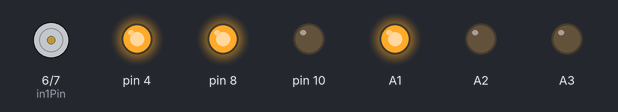
Bench run of a sketch on a simulated Arduino Uno, built with avr-gcc and run on an emulated ATmega328P. Shown: motor-driver pin pairs drawn as motors (green arrow = first pin HIGH = forward, orange = second pin HIGH = backward, longer = more drive, scaled by the enable pin), output pins drawn as LEDs (lit = HIGH).

Above: at 0.7 s.
At 4.7 s:
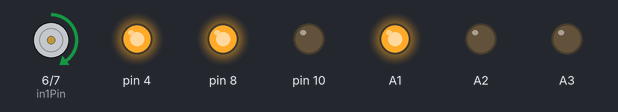
At 7.7 s:
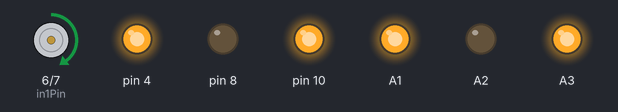
At 19.3 s:
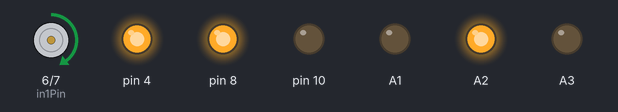
At 24.0 s:
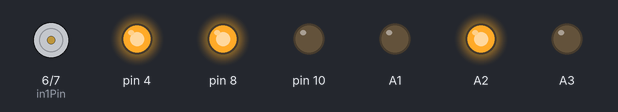
At 29.6 s:
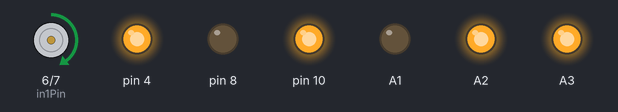
Timing chart, 0 to 40.0 s (numbered marks = the images above):
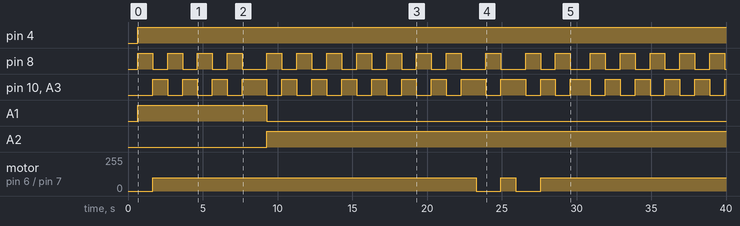

Measured:
- by itself, pin 4: LOW → HIGH at 0.65 s
- by itself, pin 8: LOW → HIGH at 0.65 s, → LOW 1.0 s later, → HIGH 1.0 s later, → LOW 1.0 s later, … (38 changes in this stretch)
- by itself, pin 10, A3: LOW → HIGH at 1.6 s, → LOW 1.0 s later, → HIGH 1.0 s later, → LOW 1.0 s later, … (37 changes in this stretch)
- by itself, A1: HIGH → LOW at 9.3 s
- by itself, A2: LOW → HIGH at 9.3 s
- by itself, motor on pin 6 (in1Pin) / pin 7 (in2Pin): goes forward 100/255 21.6 s, stopped 1.6 s, forward 100/255 1.0 s, stopped 1.6 s, then forward 100/255

The sketch:

StandDemoNoInteractionNeeded.ino
```cpp
 #include <NewPing.h>
#include <Wire.h>
#include "Adafruit_TCS34725.h"
#include <IRremote.h>

#define enablePin 5
#define in1Pin 6
#define in2Pin 7

#define TRIGGER_PIN  12  // Arduino pin tied to trigger pin on the ultrasonic sensor.
#define ECHO_PIN     11  // Arduino pin tied to echo pin on the ultrasonic sensor.
#define MAX_DISTANCE 200 // Maximum distance we want to ping for (in centimeters). Maximum sensor distance is rated at 400-500cm.
NewPing sonar(TRIGGER_PIN, ECHO_PIN, MAX_DISTANCE); // NewPing setup of pins and maximum distance.
Adafruit_TCS34725 tcs = Adafruit_TCS34725(TCS34725_INTEGRATIONTIME_700MS, TCS34725_GAIN_1X);

int count = 0;
#define MINUTE 30
#define DEBUG 1

#define HDELTA 0.05

// 32 bit NEC IR remote control
#define IR_ON 0xF7C03F
#define IR_OFF 0xF740BF
#define IR_RED 0xF720DF
#define IR_GREEN 0xF7A05F
#define IR_BLUE 0xF7609F
#define IR_WHITE 0xF7E01F
#define IR_FADE 0xF7C837
#define IR_SMOOTH 0xF7E817
#define IR_STROBE 0xF7D02F
#define IR_FLASH 0xF7D02F
IRsend irsend;

// the setup function runs once when you press reset or power the board
void setup() {
  // initialize digital pin 13 as an output.
  pinMode(8, OUTPUT);
  pinMode(A3, OUTPUT);
  pinMode(10, OUTPUT);
  pinMode(4, OUTPUT);
  pinMode(5, OUTPUT);
  pinMode(6, OUTPUT);
  pinMode(7, OUTPUT);
  pinMode(A1, OUTPUT);
  pinMode(A2, OUTPUT);

  digitalWrite(10, LOW);
  digitalWrite(8, LOW);
  digitalWrite(A3,  LOW);
  digitalWrite(4, LOW);
  setLamp(HIGH);
  count = 0;

  Serial.begin(9600);
  /*
  if (tcs.begin()) {
    digitalWrite(8, HIGH);
    //Serial.println("Found sensor");
  } else {
    digitalWrite(8, HIGH);
    digitalWrite(A3,  HIGH);
    //Serial.println("No TCS34725 found ... check your connections");
    while (1);
  }*/
}

// the loop function runs over and over again forever
void loop() {
  if (count > MINUTE){
    count = 0;
  } else if (count > 3 && count < 5) {
    setLamp(LOW);
    digitalWrite(4, LOW);
    setMotor(100, false);
  } else if (count > 10 && count < 13) {
    setMotor(0, false);
    sendIR(IR_ON);
    sendIR(IR_RED);
  } else if (count > 13 && count < 15) {
    sendIR(IR_OFF);
  } else if (count > 25) {
    setLamp(HIGH);
  }
  digitalWrite(4, HIGH);

  //analogWrite(enablePin, 0);
  digitalWrite(8, HIGH);
  digitalWrite(A3,  LOW);
  digitalWrite(10, LOW);
  delay(1000);
    setMotor(100, false);
  digitalWrite(8, LOW);
  digitalWrite(A3,  HIGH);
  digitalWrite(10, HIGH);
  delay(1000);

  count++;
}

void setMotor(int speed, boolean reverse)
{
  analogWrite(enablePin, speed);
  digitalWrite(in1Pin, ! reverse);
  digitalWrite(in2Pin, reverse);
}

void sendIR(unsigned long data) {
  for (int i = 0; i < 3; i++) {
    irsend.sendNEC(data, 32);
    delay(40);
  }
}

void setLamp(boolean on) {
  sendIR(on ? IR_ON : IR_OFF);
  sendIR(IR_BLUE);
  digitalWrite(A1, on);
  digitalWrite(A2, !on);
}
```
